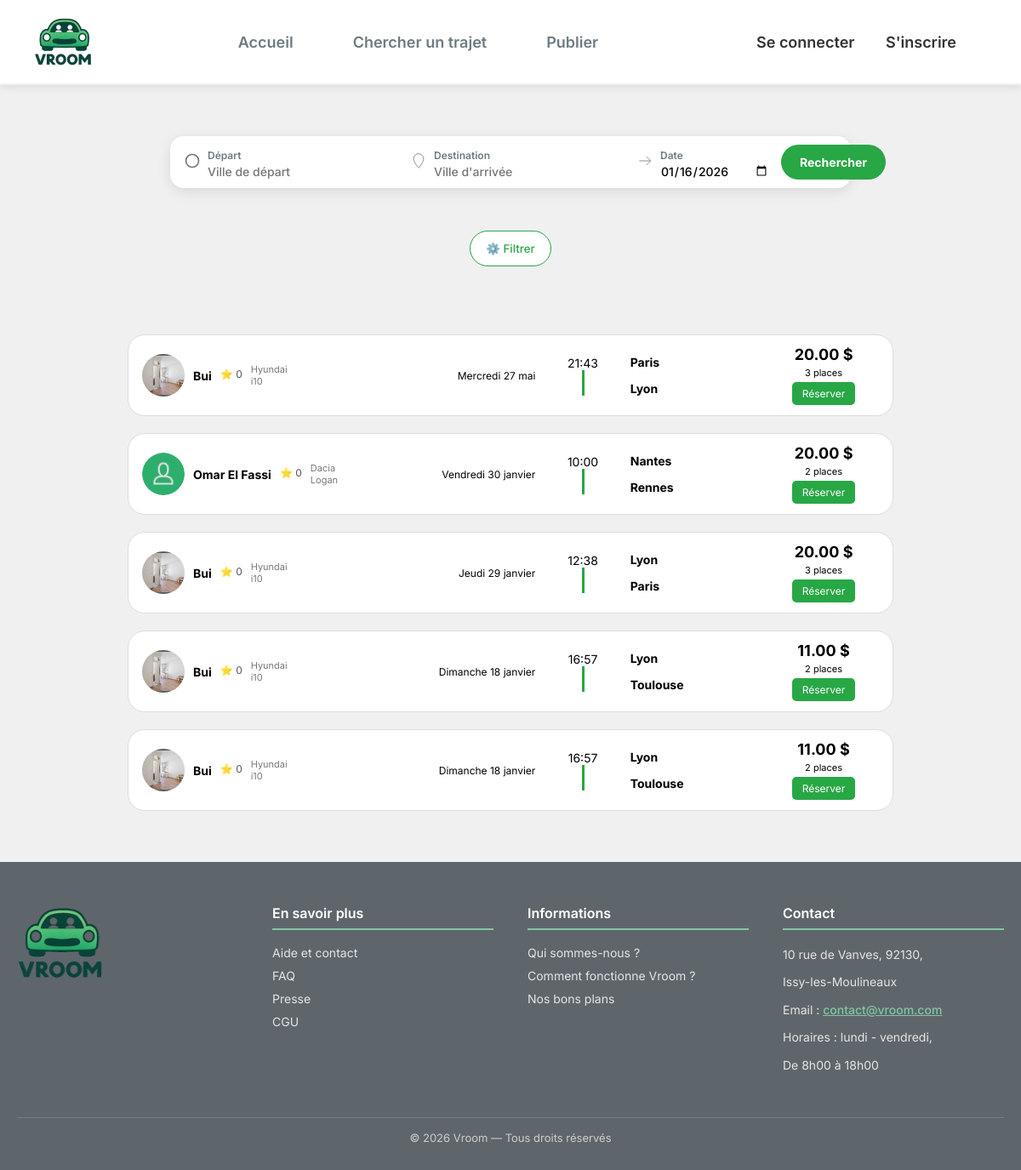
Screenshot of /index.php?page=recherche_trajet with the database file from the repository.
### tables this page shows
CREATE TABLE `annonces` (
  `id` bigint(20) UNSIGNED NOT NULL,
  `id_conducteur` bigint(20) UNSIGNED NOT NULL,
  `date_depart` date NOT NULL,
  `heure_depart` time NOT NULL,
  `datetime_depart` datetime NOT NULL,
  `prix_par_personne` decimal(10,2) NOT NULL,
  `places_disponibles` int(11) NOT NULL,
  `description` text NOT NULL,
  `commentaires` text DEFAULT NULL,
  `id_ville_depart` bigint(20) UNSIGNED NOT NULL,
  `adresse_depart` varchar(255) NOT NULL,
  `id_ville_arrivee` bigint(20) UNSIGNED NOT NULL,
  `adresse_arrivee` varchar(255) NOT NULL,
  `statut` enum('active','complete','annulee','expiree') NOT NULL DEFAULT 'active',
  `date_creation` timestamp NOT NULL DEFAULT current_timestamp(),
  `heure_arrivee` time DEFAULT NULL,
  `date_arrivee` date DEFAULT NULL,
  `id_vehicule` bigint(20) UNSIGNED DEFAULT NULL
);

CREATE TABLE `documents_utilisateur` (
  `id` bigint(20) UNSIGNED NOT NULL,
  `id_utilisateur` bigint(20) UNSIGNED NOT NULL,
  `type_document` enum('piece_identite','permis','carte_grise','assurance','justificatif_domicile','avatar') NOT NULL,
  `nom_fichier` varchar(255) NOT NULL,
  `chemin_fichier` varchar(255) NOT NULL,
  `mime_type` varchar(100) NOT NULL,
  `taille_fichier` int(11) NOT NULL,
  `statut` enum('en_attente','valide','refuse') DEFAULT 'en_attente',
  `date_expiration` date DEFAULT NULL,
  `date_creation` timestamp NOT NULL DEFAULT current_timestamp()
);

CREATE TABLE `utilisateurs` (
  `id` bigint(20) UNSIGNED NOT NULL,
  `nom` varchar(255) NOT NULL,
  `prenom` varchar(255) NOT NULL,
  `email` varchar(255) DEFAULT NULL,
  `telephone` varchar(20) DEFAULT NULL,
  `avatar` varchar(255) DEFAULT NULL,
  `biographie` text DEFAULT NULL,
  `mot_de_passe` varchar(255) NOT NULL,
  `token_notification` varchar(255) DEFAULT NULL,
  `premiere_connexion` tinyint(1) NOT NULL DEFAULT 1,
  `try_token` int(11) NOT NULL DEFAULT 0,
  `remember_token` varchar(100) DEFAULT NULL,
  `date_creation` timestamp NOT NULL DEFAULT current_timestamp(),
  `date_mise_a_jour` timestamp NOT NULL DEFAULT current_timestamp() ON UPDATE current_timestamp(),
  `note` float DEFAULT 0,
  `photo_profil` varchar(255) DEFAULT NULL
);

CREATE TABLE `vehicules` (
  `id` bigint(20) UNSIGNED NOT NULL,
  `id_utilisateur` bigint(20) UNSIGNED NOT NULL,
  `marque` varchar(100) NOT NULL,
  `modele` varchar(100) NOT NULL,
  `annee` year(4) NOT NULL,
  `couleur` varchar(50) NOT NULL,
  `matricule` varchar(50) NOT NULL,
  `date_creation` timestamp NOT NULL DEFAULT current_timestamp()
);

CREATE TABLE `ville` (
  `id` bigint(20) UNSIGNED NOT NULL,
  `nom` varchar(255) NOT NULL,
  `latitude` decimal(10,6) NOT NULL,
  `longitude` decimal(10,6) NOT NULL
);

### Controleur/c_trajet.php (called while the page is built, shortened)
<?php
require_once __DIR__ . '/../Modele/annonces.php';
class c_recherche_trajet {
    public function afficher(): void {
        $annonces = Annonces::recherche_trajets();
        require __DIR__ . '/../Vue/head.php';
        require __DIR__ . '/../Vue/header.php';
        require __DIR__ . '/../Vue/pages/v_recherche_trajet.php';
        require __DIR__ . '/../Vue/footer.php';
    }
}
?>

### Modele/annonces.php (called while the page is built, shortened)
<?php
class Annonces {
    public static function recherche_trajets(array $filters = [], string $sort = 'date_desc'): array {
        $trajets = [];
        $db = dbConnect();
        $sql = "SELECT id
                FROM annonces
                WHERE statut = :statut";
        $params = [
            ':statut' => 'active'
        ];
        switch ($sort) {
            case 'date_desc':
            default:
                $sql .= " ORDER BY date_depart DESC";
                break;
        }
        $stmt = $db->prepare($sql);
        $stmt->execute($params);
        while ($row = $stmt->fetch(PDO::FETCH_ASSOC)) {
            $trajets[] = [
                "id" => (int) $row["id"],
            ];
        }
        return $trajets;
    }
    public static function detail_trajet(int $id): ?array{
        $db = dbConnect();
        $sql = "
        SELECT
            a.id,
            a.date_depart,
            DATE_FORMAT(a.heure_depart, '%H:%i') AS heure_depart,
            a.prix_par_personne,
            a.places_disponibles,
            a.description,
            a.adresse_depart,
            a.adresse_arrivee,
            u.nom AS conducteur_nom,
            u.note AS conducteur_note,
            u.avatar,
            v.marque,
            v.modele,
            vd.nom AS ville_depart,
            va.nom AS ville_arrivee,
            d.chemin_fichier AS chemin_avatar
        FROM annonces a
        JOIN utilisateurs u ON a.id_conducteur = u.id
        LEFT JOIN documents_utilisateur d
            ON a.id_conducteur = d.id_utilisateur
            AND d.type_document = 'avatar'
        JOIN vehicules v ON a.id_vehicule = v.id
        JOIN ville vd ON a.id_ville_depart = vd.id
        JOIN ville va ON a.id_ville_arrivee = va.id
        WHERE a.id = :id
        ";
        $stmt = $db->prepare($sql);
        $stmt->execute(['id' => $id]);
        $annonce = $stmt->fetch(PDO::FETCH_ASSOC);
        return $annonce ?: null;
    }
}
?>

### Ressources/PHP/date_en_fr.php (called while the page is built, shortened)
<?php
function formatDateFr(string $date): string
{
    if (class_exists('IntlDateFormatter')) {
        $formatter = new IntlDateFormatter(
            'fr_FR',
            IntlDateFormatter::FULL,
            IntlDateFormatter::NONE,
            'Europe/Paris',
            IntlDateFormatter::GREGORIAN,
            'EEEE d MMMM'
        );
        return ucfirst($formatter->format(strtotime($date)));
    }
    $jours = [
        'Sunday' => 'Dimanche',
        'Monday' => 'Lundi',
        'Tuesday' => 'Mardi',
        'Wednesday' => 'Mercredi',
        'Thursday' => 'Jeudi',
        'Friday' => 'Vendredi',
        'Saturday' => 'Samedi'
    ];
    $mois = [
        'January' => 'janvier',
        'February' => 'février',
        'March' => 'mars',
        'April' => 'avril',
        'May' => 'mai',
        'June' => 'juin',
        'July' => 'juillet',
        'August' => 'août',
        'September' => 'septembre',
        'October' => 'octobre',
        'November' => 'novembre',
        'December' => 'décembre'
    ];
    $dateObj = new DateTime($date);
    return $jours[$dateObj->format('l')]
        . ' '
        . $dateObj->format('d')
        . ' '
        . $mois[$dateObj->format('F')];
}
?>

### Vue/pages/v_recherche_trajet.php (the view, shortened to what this page needs)
<body>
    <section class="search-container">
        <form class="search-box" action="index.php" method="GET">
            <div class="search-field">
                <div class="icon">
                    <svg viewBox="0 0 24 24">
                        <circle cx="12" cy="12" r="9" stroke-width="2" fill="none"/>
                    </svg>
                </div>
                <div class="field-content">
                    <label>Départ</label>
                    <input type="text" name="ville_depart"
                    <?php if (!empty($_GET['ville_depart'])):?>
                        value="<?= htmlspecialchars($_GET['ville_depart']) ?>"
                    <?php else: ?>
                        placeholder="Ville de départ"
                    <?php endif; ?>
                    >
                </div>
            </div>
            <div class="search-field">
                <div class="icon">
                    <svg viewBox="0 0 24 24">
                        <path d="M12 2a7 7 0 0 0-7 7c0 5.25 7 13 7 13s7-7.75 7-13a7 7 0 0 0-7-7z"/>
                    </svg>
                </div>
                <div class="field-content">
                    <label>Destination</label>
                    <input type="text" name="ville_arrivee"
                    <?php if (!empty($_GET['ville_arrivee'])): ?>
                        value="<?= htmlspecialchars($_GET['ville_arrivee']) ?>"
                    <?php else: ?>
                        placeholder="Ville d'arrivée"
                    <?php endif; ?>
                    >
                </div>
            </div>
            <div class="search-field">
                <div class="icon">
                    <svg viewBox="0 0 24 24">
                        <path d="M4 12h16m-6-6l6 6-6 6"/>
                    </svg>
                </div>
                <div class="field-content">
                    <label>Date</label>
                    <input type="date"
                        name="date_depart"
                        min="<?= date('Y-m-d') ?>"
                        <?php if (!empty($_GET['date_depart'])): ?>
                            value="<?= htmlspecialchars($_GET['date_depart']) ?>"
                        <?php else: ?>
                            value="<?= date('Y-m-d') ?>"
                        <?php endif; ?>
                        >
                </div>
            </div>
            <button class="search-btn" type="submit" >Rechercher</button>
        </form>
    </section>
    <section>
        <button type="button" class="filter-btn" onclick="toggleFilters()"> ⚙️ Filtrer </button>
    </section>
    <section class="trajets-container">
            <?php if (!empty($annonces)): ?>
                <?php foreach ($annonces as $annonce):
                    $trajet = Annonces::detail_trajet((int)$annonce['id']);
                    if (!$trajet) continue;
                ?>
                    <div class="trajet-ligne">
                        <div class="col-driver">
                            <div class="avatar">
                                <?php if (!empty($trajet["chemin_avatar"])): ?>
                                    <img src="<?= htmlspecialchars($trajet["chemin_avatar"]) ?>" alt="Avatar">
                                <?php else: ?>
                                    <img src="Ressources/Image/person_icon.png" alt="Avatar par défaut">
                                <?php endif; ?>
                            </div>
                            <div class="driver-name"><?= htmlspecialchars($trajet["conducteur_nom"] ?? '') ?></div>
                            <div class="driver-stars">⭐ <?= htmlspecialchars($trajet["conducteur_note"] ?? 0) ?></div>
                            <div class="driver-details">
                                <p><?= htmlspecialchars($trajet["marque"] ?? '') ?></p>
                                <p><?= htmlspecialchars($trajet["modele"] ?? '') ?></p>
                            </div>
                        </div>
                        <div class='col-date'>
                            <div class="date-trajet">
                                <?= htmlspecialchars(formatDateFr($trajet['date_depart'])) ?>
                            </div>
                        </div>
                        <div class="col-horaires">
                            <div class="time-block">
                                <span class="heure"><?= htmlspecialchars($trajet["heure_depart"]) ?></span>
                            </div>
                            <div >
                                <div class="bar"></div>
                            </div>
                        </div>
                        <div class="col-villes">
                            <div class="ville">
                                <h4><?= htmlspecialchars($trajet["ville_depart"] ?? '') ?></h4>
                            </div>
                            <div class="ville">
                                <h4><?= htmlspecialchars($trajet["ville_arrivee"] ?? '') ?></h4>
                            </div>
                        </div>
                        <div class="col-prix">
                            <div class="prix"><?= htmlspecialchars($trajet["prix_par_personne"] ?? '') ?> $</div>
                            <div class="prix-info"><?= htmlspecialchars($trajet["places_disponibles"] ?? '')?> places</div>
                            <button class="btn-reserver"
                                onclick="window.location.href='index.php?page=detail_trajet&id=<?= htmlspecialchars($trajet['id']) ?>'">
                                Réserver
                            </button>
                        </div>
                    </div>
                <?php endforeach; ?>
            <?php else: ?>
                <p>Aucun trajet trouvé</p>
            <?php endif; ?>
    </section>
</body>

### Ressources/CSS/commun.css (style rules this page uses)
:root { --couleurVerte: #28a745; --couleurVerteFonce: #1f7e36; --texteGris: #6d7c82; --titreNoir: #222; --fondClair: #ffffff; --ombre: rgba(0,0,0,0.10); --ombreHover: rgba(0,0,0,0.18); }
* { font-family: 'Inter', sans-serif; box-sizing: border-box; padding: 0; margin: 0; }
body { background-color: #f0f0f0; align-items: center; justify-content: center; display: flex; flex-direction: column; gap : 30px; }

### Ressources/Css/header.css (style rules this page uses)
:root { --couleurVerte: #28a745; --couleurVerteFonce: #1f7e36; --texteGris: #6d7c82; --titreNoir: #222; --fondClair: #ffffff; --ombre: rgba(0,0,0,0.10); --ombreHover: rgba(0,0,0,0.18); }
* { margin: 0; padding: 0; box-sizing: border-box; }

### Ressources/CSS/recherche_trajet.css (style rules this page uses)
.search-container { transform: translateX(0%); max-width: 800px; margin: 30px auto 20px auto; }
.search-box { background: var(--fondClair); width: 100%; padding: 10px 16px; border-radius: 16px; display: flex; align-items: center; gap: 14px; box-shadow: 0 4px 16px rgba(0,0,0,0.10); }
.search-field { display: flex; align-items: center; flex: 1; gap: 8px; }
.icon svg { width: 20px; height: 20px; stroke: var(--texteGris); fill: none; }
.field-content label { font-size: 12px; font-weight: 600; color: var(--texteGris); margin-bottom: 2px; }
.field-content input { border: none; outline: none; font-size: 14px; font-weight: 500; }
.search-btn { background: var(--couleurVerte); border: none; color: var(--fondClair); padding: 12px 22px; font-size: 14px; font-weight: 700; border-radius: 40px; cursor: pointer; flex-shrink: 0; }
.trajets-container { max-width: 800px; margin: auto; display: flex; flex-direction: column; align-items: center; gap: 20px; padding-bottom: 30px; padding-top:50px; }
.trajet-ligne { display: flex; align-items: center; justify-content: space-between; padding: 12px 16px; border-radius: 20px; border: 1px solid #ddd; background: #fff; width: 900px; }
.col-driver { display: flex; align-items: center; gap: 10px; width: 300px; }
.avatar { width: 50px; height: 50px; border-radius: 50%; background: #eaeaea; font-size: 18px; display: flex; align-items: center; justify-content: center; }
.avatar img { width: 100%; height: 100%; border-radius: 50%; object-fit: cover; }
.driver-name { font-weight: 700; font-size: 14px; }
.driver-stars { font-size: 12px; color: #555; margin-bottom: 3px; }
.driver-details p { font-size: 11px; color: #777; }
.col-date { width: 150px; font-size: 12px; display: flex; flex-direction: column; align-items:flex-end; }
.col-horaires { width: 10%; display: flex; flex-direction: column; align-items: center; }
.time-block { gap: 4px; font-size: 14px; }
.bar { width: 3px; height: 30px; background: #28a745; }
.col-villes { width: 150px; display: flex; flex-direction: column; gap: 14px; }
.ville h4 { font-size: 14px; }
.col-prix { width: 15%; display: flex; flex-direction: column; align-items: center; gap: 4px; }
.prix { font-size: 18px; font-weight: 700; }
.prix-info { font-size: 11px; }
.btn-reserver { background: #28a745; color: white; padding: 6px 12px; border: none; border-radius: 5px; cursor: pointer; font-size: 12px; }
.filter-btn { background: white; border: 1px solid #28a745; color: #28a745; padding: 12px 18px; border-radius: 25px; cursor: pointer; font-weight: 500; }

### rows the page displays
annonces: documents_utilisateur.chemin_fichier (picture), utilisateurs.nom "Bui", utilisateurs.note "0", id_vehicule.marque "Hyundai", id_vehicule.modele "i10", date_depart "Mercredi 27 mai", heure_depart "21:43", ville.nom "Paris", ville.nom "Lyon", prix_par_personne "20.00", places_disponibles "3"
annonces: utilisateurs.nom "Omar El Fassi", utilisateurs.note "0", id_vehicule.marque "Dacia", id_vehicule.modele "Logan", date_depart "Vendredi 30 janvier", heure_depart "10:00", ville.nom "Nantes", ville.nom "Rennes", prix_par_personne "20.00", places_disponibles "2"
annonces: documents_utilisateur.chemin_fichier (picture), utilisateurs.nom "Bui", utilisateurs.note "0", id_vehicule.marque "Hyundai", id_vehicule.modele "i10", date_depart "Jeudi 29 janvier", heure_depart "12:38", ville.nom "Lyon", ville.nom "Paris", prix_par_personne "20.00", places_disponibles "3"
annonces: documents_utilisateur.chemin_fichier (picture), utilisateurs.nom "Bui", utilisateurs.note "0", id_vehicule.marque "Hyundai", id_vehicule.modele "i10", date_depart "Dimanche 18 janvier", heure_depart "16:57", ville.nom "Lyon", ville.nom "Toulouse", prix_par_personne "11.00", places_disponibles "2"
annonces: documents_utilisateur.chemin_fichier (picture), utilisateurs.nom "Bui", utilisateurs.note "0", id_vehicule.marque "Hyundai", id_vehicule.modele "i10", date_depart "Dimanche 18 janvier", heure_depart "16:57", ville.nom "Lyon", ville.nom "Toulouse", prix_par_personne "11.00", places_disponibles "2"
